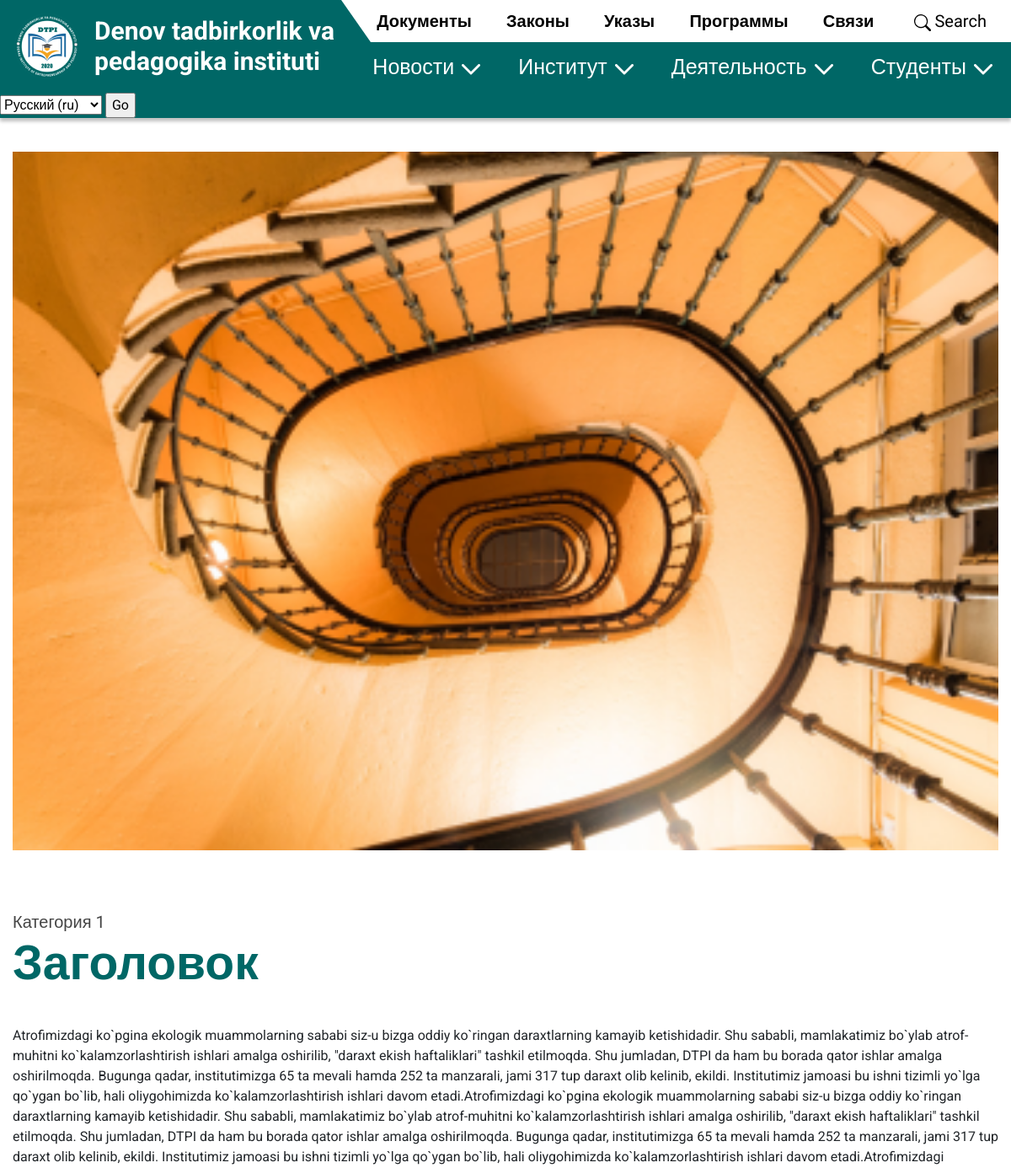
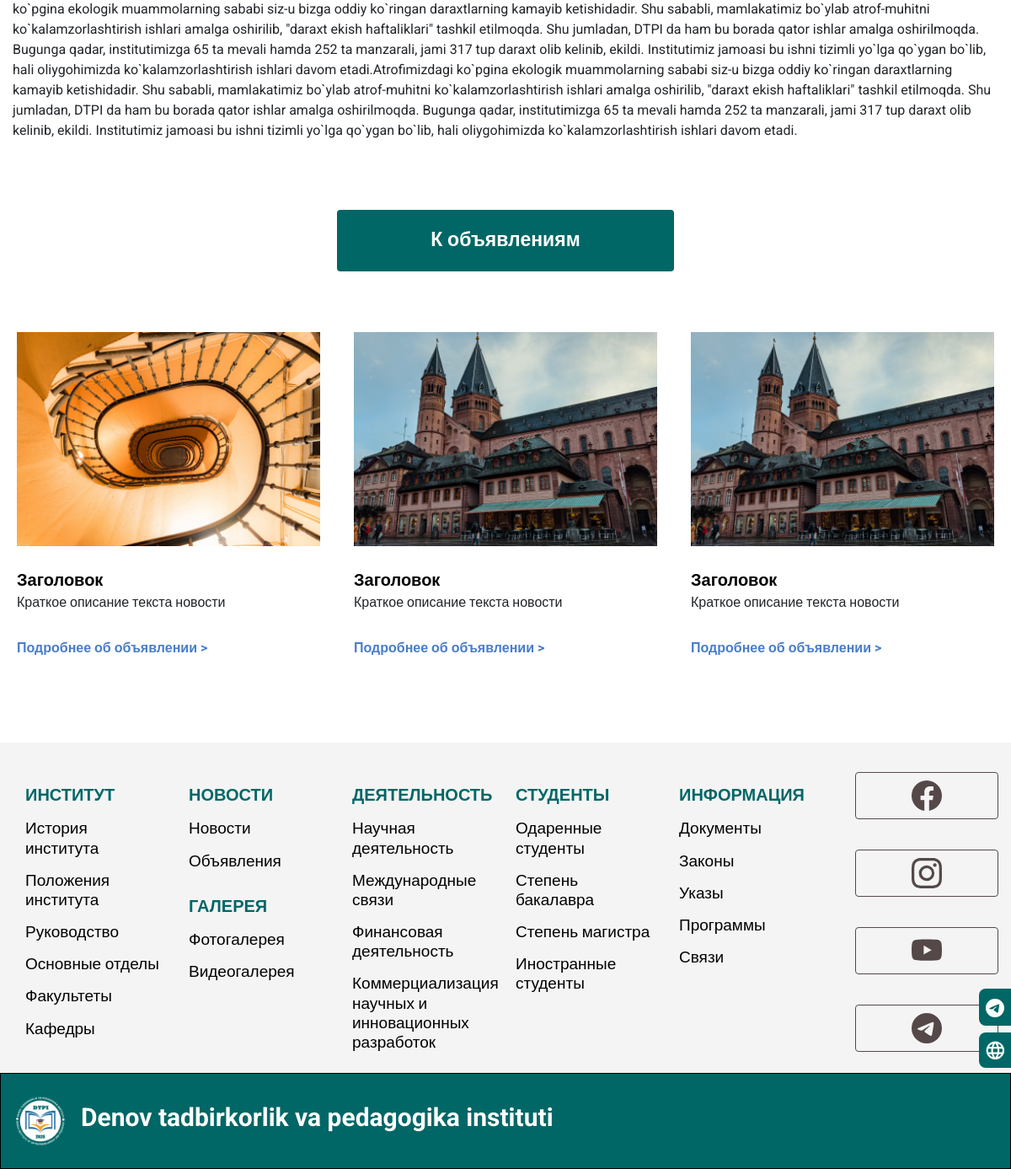
Screenshot of /ru/ad/1 with the database file from the repository (2 pictures, top to bottom).
### main/models.py (models this page shows)
class Ad(models.Model):
    ad = models.ForeignKey(AdsCategory, on_delete=models.CASCADE, verbose_name="Категория объявлений")
    image = models.ImageField(upload_to='pages/', null=True, blank=True, verbose_name="Излбражение")
    title = models.CharField(max_length=255, verbose_name="Заголовок")
    description = models.CharField(max_length=255, verbose_name="Описание")
    content = RichTextUploadingField(verbose_name="Текст")
    class Meta:
        verbose_name = 'объявление'
        verbose_name_plural = 'Объявления'

class AdsCategory(models.Model):
    name = models.CharField(max_length=255, verbose_name="Название")
    description = models.CharField(max_length=255, verbose_name="Описание")
    class Meta:
        verbose_name = 'категории объявлений'
        verbose_name_plural = 'Категории объявлений'
    def __str__(self):
        return self.name

### main/views.py (the view)
# urls.py: path('ad/<int:pk>', ad, name="ad"),
def ad(request, pk):
    content = Ad.objects.get(id=pk)
    category = AdsCategory.objects.get(id=content.ad_id)
    return render(request, 'ad.html', {'c': content, 'category': category})

### templates/ad.html (shortened to what this page needs)
{% extends 'base.html' %} {% load static %}
{% block content %}
    <section class="section-adz">
        <section class="section-content">
            <div class="container-xl">
                <div class="text-center">
                    <img src="{{c.image.url}}" class="img-fluid img w-100" alt="">
                </div>
                <a href="{% url 'ads_category' c.ad_id %}" style="font-size: 20px; color: #444444" class="text-left">{{ c.ad }}</a>
                <h2 class="title text-left">
                    {{ c.title }}
                </h2>
                <p class="content">
                    {{ c.content | safe }}
                </p>
                <div class="text-center py-5 my-4">
                    <a href="{% url 'ads' %}" class="btn">К объявлениям</a>
                </div>
                <div class="row row-cols-1 row-cols-lg-3 ads">
                    {% for ad in category.ad_set.all|slice:":3" %}
                        <div class="col ad">
                            <img src="{{ ad.image.url }}" class="img-fluid w-100" alt="">
                            <div class="title">{{ ad.title }}</div>
                            <div class="descrip">{{ ad.description }}</div>
                            <a href="{% url 'ad' ad.pk %}" class="link">Подробнее об объявлении ></a>
                        </div>
                    {% endfor %}
                </div>
            </div>
        </section>
    </section>
{% endblock %}

### main/static/css/base.css (style rules this page uses)
body { font-family: 'Roboto', sans-serif; overflow-x: hidden; min-height: 100vh; display: -webkit-box; display: -ms-flexbox; display: flex; -webkit-box-orient: vertical; -webkit-box-direction: normal; -ms-flex-direction: column; flex-direction: column; -webkit-box-pack: justify; -ms-flex-pack: justify; justify-content: space-between; }
html { scroll-behavior: smooth !important; overflow-x: hidden; }
h2, .h2 { font-size: 57px; font-weight: 700; }
.section-adz { padding-top: 110px; }
.section-adz .section-content { padding-top: 70px; padding-bottom: 70px; }
.section-adz .section-content .img { margin-bottom: 70px; }
.section-adz .section-content h2 { color: #006766; margin-bottom: 40px; }
.section-adz .section-content .ads .ad { padding: 0 20px 30px; }
.section-adz .section-content .ads .ad img { padding-bottom: 25px; }
.section-adz .section-content .ads .ad .title { font-weight: bold; font-size: 20px; color: black; }
.section-adz .section-content .ads .ad .descrip { margin-bottom: 30px; }
.section-adz .section-content .ads .ad .link { font-weight: bold; color: #487EC9; }
.section-adz .section-content .btn { color: white; background: #006766; padding: 18px 110px; font-size: 23px; font-weight: 700; margin-top: 10px; text-decoration: none; }

### rows the page displays
Ad: image (picture), ad "Категория 1", title "Заголовок", content "Atrofimizdagi ko`pgina ekologik muammolarning sababi siz-u bizga oddiy ko`ringan daraxtlarning kamayib ketishidadir. Shu sababli, mamlakatimiz bo`ylab atrof-muhitni ko`kalamzorlashtirish ishlari amalga oshirilib, \"daraxt ekish haftaliklari\" tashkil etilmoqda. Shu jumladan, DTPI da ham bu borada qator ishlar amalga oshirilmoqda. Bugunga qadar, institutimizga 65 ta mevali hamda 252 ta manzarali, jami 317 tup daraxt olib kelinib, ekildi. Institutimiz jamoasi bu ishni tizimli yo`lga qo`ygan bo`lib, hali oliygohimizda ko`kalamzorlashtirish ishlari davom etadi.Atrofimizdagi ko`pgina ekologik muammolarning sababi siz-u bizga oddiy ko`ringan daraxtlarning kamayib ketishidadir. Shu sababli,…", description "Краткое описание текста новости"
Ad: image (picture), title "Заголовок", description "Краткое описание текста новости"
Ad: image (picture), title "Заголовок", description "Краткое описание текста новости"

### other values shown
form field language "Русский (ru)"
